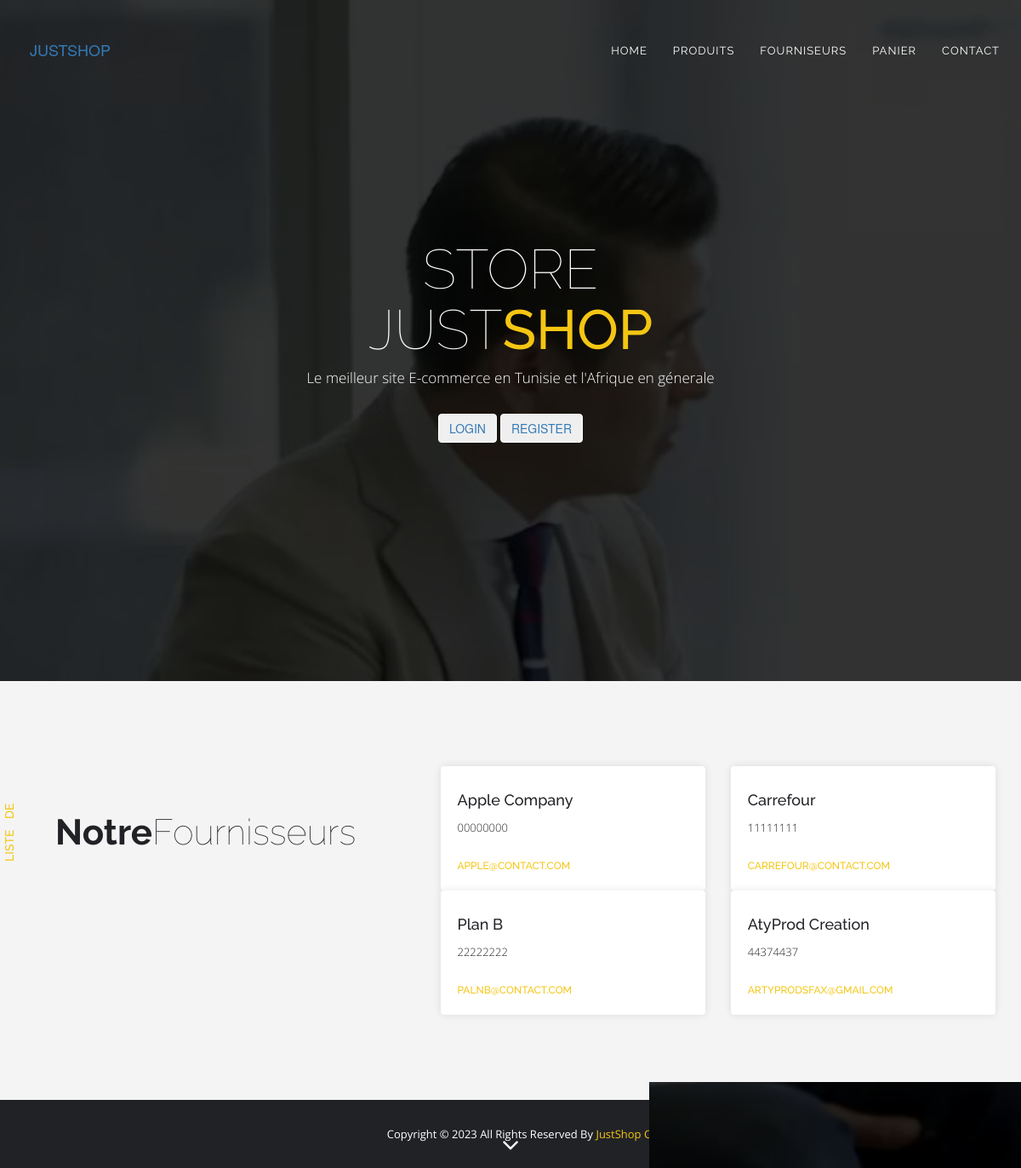
The app's page /shop/fournisseur/ with its own data.
### shop/models.py (models this page shows, shortened)
class Fournisseur(models.Model):
    nom=models.CharField(max_length=100)
    adresse=models.TextField(null=True)
    email=models.EmailField()
    telephone=models.CharField(max_length=8)

### shop/views.py (the view)
# urls.py: path('fournisseur/', views.fournisseur, name='fournisseur'),
def fournisseur(request):
   fournisseur=Fournisseur.objects.all()
   return render(request, 'shop/fournisseur.html',{'fournisseur':fournisseur})

### shop/templates/shop/fournisseur.html (shortened to what this page needs)
{% extends 'shop/base.html' %}
{% load static %}
{% block content %}
<section id="blog">
    <div class="content-box-md">
        <div class="container">
            <div class="row">
                <div class="col-md-5 col-sm-4 wow slideInLeft">
                    <div id="blog-left">
                        <div class="vertical-heading">
                            <h5>Liste de</h5><br><br>
                            <h2><strong>Notre</strong>Fournisseurs</h2>
                        </div>
                        <br><br><br>
                        <div id="blog-btn">
                            <br><br><br>
                        </div>
                    </div>
                </div>
                <div class="col-md-7 col-sm-8">
                    <div class="row wow fadeInUp" data-wow-duration="3s">
                        {% for fournisseurs in fournisseur%}
                        <div class="col-md-6 col-sm-6">
                            <div class="blog-post">
                                <h4>{{fournisseurs.nom}}</h4>
                                <p>{{fournisseurs.telephone}}</p>
                                <a>{{fournisseurs.email}} </a>
                            </div>
                        </div>
                        {% endfor %}
                    </div>
                </div>
            </div>
        </div>
    </div>
</section>
{% endblock %}

### shop/static/css/style.css (style rules this page uses)
html, body { height: 100%; }
body { color: #212226; }
h1, h2, h3, h4, h5, h6 { font-family: "Raleway", sans-serif; }
p { font-family: "Open Sans", sans-serif; font-size: 13px; font-weight: 400; line-height: 24px; }
section { background: #fff; overflow: hidden; }
.content-box-md { padding: 100px 0; }
.vertical-heading h5 { color: #f4c613; font-size: 14px; font-weight: 500; text-transform: uppercase; word-spacing: 9px; display: inline-block; -webkit-transform: rotate(-90deg); transform: rotate(-90deg); position: relative; top: 60px; left: -53px; }
.vertical-heading h2 { margin: 0 0 0 35px; }
.horizontal-heading h2, .vertical-heading h2 { font-size: 42px; font-weight: 100; line-height: 45px; }
#blog { background: #f4f4f4; }
.blog-post { background: #fff; padding: 20px; -webkit-box-shadow: 0 0 10px 0 rgba(0, 0, 0, 0.1); box-shadow: 0 0 10px 0 rgba(0, 0, 0, 0.1); border-radius: 4px; }
.blog-post h4 { line-height: 40px; margin: 0; }
.blog-post>p { line-height: 24px; margin: 0; font-weight: 300; }
.blog-post a { display: inline-block; margin-top: 25px; text-transform: uppercase; font-family: "Raleway", sans-serif; color: #f4c613; font-size: 12px; font-weight: 500; text-decoration: none; -webkit-transition: all 400ms linear; transition: all 400ms linear; }

### records on screen
Fournisseur: nom "Apple Company", telephone "00000000", email "APPLE@CONTACT.COM"
Fournisseur: nom "Carrefour", telephone "11111111", email "CARREFOUR@CONTACT.COM"
Fournisseur: nom "Plan B", telephone "22222222", email "PALNB@CONTACT.COM"
Fournisseur: nom "AtyProd Creation", telephone "44374437", email "ARTYPRODSFAX@GMAIL.COM"
